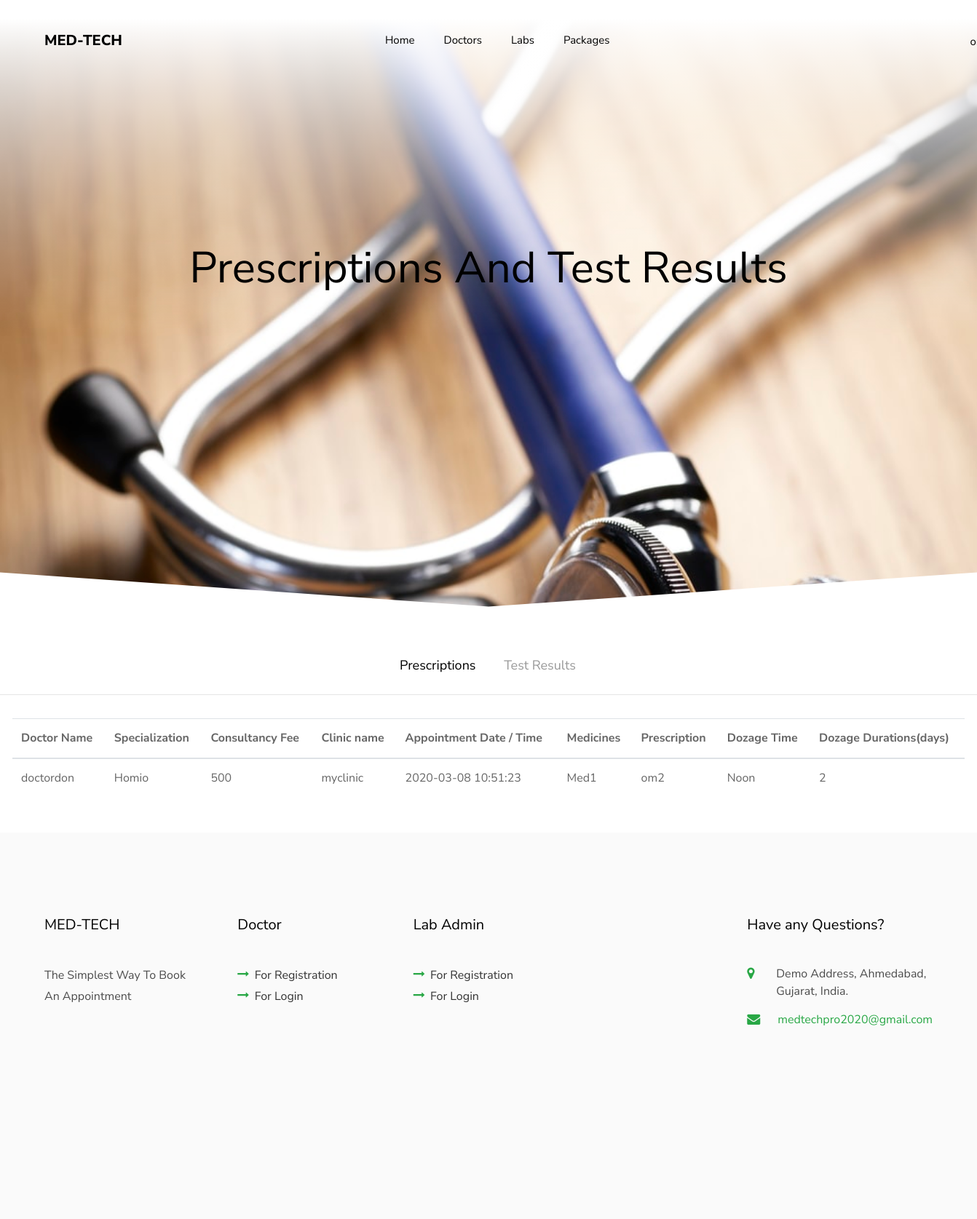
/presc_reports.php (signed in), run on the app's committed database.
### tables this page shows
CREATE TABLE `prescription_master` (
  `prec_id` int(3) NOT NULL,
  `u_id` int(3) NOT NULL,
  `d_id` int(3) NOT NULL,
  `c_id` int(3) NOT NULL,
  `d_a_id` int(50) NOT NULL,
  `Prescription` varchar(500) NOT NULL,
  `med_id` int(50) NOT NULL,
  `doz_id` int(50) NOT NULL,
  `ddd_id` int(50) NOT NULL,
  `prec_time` timestamp NOT NULL DEFAULT current_timestamp() ON UPDATE current_timestamp()
);

CREATE TABLE `user_master` (
  `u_id` int(3) NOT NULL,
  `u_type_id` int(11) NOT NULL,
  `u_img` varchar(1000) NOT NULL,
  `u_name` varchar(50) NOT NULL,
  `u_gender` varchar(6) DEFAULT NULL,
  `u_birthdate` date DEFAULT NULL,
  `u_addr` varchar(100) NOT NULL,
  `u_phn` bigint(10) NOT NULL,
  `u_bg` varchar(5) DEFAULT NULL,
  `allergy_id` int(11) NOT NULL,
  `u_email` varchar(25) NOT NULL,
  `u_pwd` varchar(50) NOT NULL,
  `area_id` int(11) NOT NULL,
  `u_is_verfied` int(11) NOT NULL,
  `u_is_active` int(11) NOT NULL,
  `u_is_autho` int(11) NOT NULL
);

CREATE TABLE `specialization_master` (
  `speci_id` int(3) NOT NULL,
  `speci_name` varchar(100) NOT NULL,
  `qualification` varchar(100) NOT NULL
);

CREATE TABLE `clinic_master` (
  `c_id` int(3) NOT NULL,
  `d_id` int(3) NOT NULL,
  `c_name` varchar(20) NOT NULL,
  `c_addr` varchar(100) NOT NULL,
  `c_mor_time` timestamp NULL DEFAULT NULL,
  `c_noon_time` timestamp NULL DEFAULT NULL,
  `old_case_price` int(11) DEFAULT NULL,
  `new_case_price` int(11) DEFAULT NULL,
  `area_id` int(3) NOT NULL,
  `c_auth_certi` varchar(1000) NOT NULL,
  `c_rating` int(11) NOT NULL
);

CREATE TABLE `medicine_master` (
  `med_id` int(50) NOT NULL,
  `med_name` varchar(50) NOT NULL
);

CREATE TABLE `dozage_master` (
  `doz_id` int(50) NOT NULL,
  `doz_time` varchar(50) NOT NULL
);

CREATE TABLE `doz_days` (
  `ddd_id` int(50) NOT NULL,
  `ddd_d` varchar(50) NOT NULL
);

### presc_reports.php (the view, shortened to what this page needs)
<!DOCTYPE html>
<html lang="en">
  <head>
    <link rel="stylesheet" href="medtech-css/open-iconic-bootstrap.min.css">
    <link rel="stylesheet" href="medtech-css/animate.css">
    <link rel="stylesheet" href="medtech-css/owl.carousel.min.css">
    <link rel="stylesheet" href="medtech-css/owl.theme.default.min.css">
    <link rel="stylesheet" href="medtech-css/magnific-popup.css">
    <link rel="stylesheet" href="medtech-css/aos.css">
    <link rel="stylesheet" href="medtech-css/ionicons.min.css">
    <link rel="stylesheet" href="medtech-css/bootstrap-datepicker.css">
    <link rel="stylesheet" href="medtech-css/jquery.timepicker.css">
    <link rel="stylesheet" href="medtech-css/flaticon.css">
    <link rel="stylesheet" href="medtech-css/icomoon.css">
    <link rel="stylesheet" href="medtech-css/style.css">
  </head>
  <body>
    <?php include("header.php"); ?>
    <div class="hero-wrap ftco-degree-bg" style="background-image: url('images/index.jpg');" data-stellar-background-ratio="0.5">
      <div class="overlay"></div>
      <div class="container">
        <div class="row no-gutters slider-text js-fullheight align-items-center justify-content-center">
          <div class="col-md-9 ftco-animate pb-5 text-center">
            <h1 class="mb-3 bread" >Prescriptions And Test Results</h1>
          </div>
        </div>
        </div>
      </div>
        <div class="row">
          <div class="col-md-12 pills">
            <div class="bd-example bd-example-tabs">
              <div class="d-flex justify-content-center">
                <ul class="nav nav-pills mb-3" id="pills-tab" role="tablist">
                  <li class="nav-item">
                    <a class="nav-link active" id="doc-description-tab" data-toggle="pill" href="#doc-appointment" role="tab" aria-controls="doc-description" aria-expanded="true">Prescriptions</a>
                  </li>
                  <li class="nav-item">
                    <a class="nav-link" id="test-description-tab" data-toggle="pill" href="#test-appointment" role="tab" aria-controls="test-description" aria-expanded="true">Test Results</a>
                  </li>
                </ul>
              </div>
              <div class="tab-content" id="appointment-tabContent">
                <div class="tab-pane fade show active" id="doc-appointment" role="tabpanel" aria-labelledby="doc-description-tab">
                  <div class="row">
                    <table class="table table-hover" id="sample-table-1">
                                <thead>
                                <tr>
                                    <th>Doctor Name</th>
                                    <th>Specialization</th>
                                    <th>Consultancy Fee</th>
                                    <th>Clinic name</th>
                                    <th>Appointment Date / Time </th>
                                    <th>Medicines</th>
                                    <th>Prescription</th>
                                    <th>Dozage Time</th>
                                    <th>Dozage Durations(days)</th>
                                </tr>
                                </thead>
                                <tbody>
                                <?php
                                $q1 = "select u.u_name,s.speci_name,c.c_name,c.old_case_price,m.med_name,dm.doz_time,dd.ddd_d,p.prec_time,p.Prescription from prescription_master p join doctor_master d on d.d_id = p.d_id join user_master u on d.u_id = u.u_id join user_master uu on p.u_id = uu.u_id join specialization_master s on d.speci_id = s.speci_id join clinic_master c on p.c_id = c.c_id join medicine_master m on p.med_id = m.med_id join dozage_master dm on p.doz_id = dm.doz_id join doz_days dd on p.ddd_id = dd.ddd_id WHERE uu.u_id='".$_SESSION['id']."' ORDER BY p.prec_time DESC";
                                $sql1= mysqli_query($conn,$q1);
                                while($row=mysqli_fetch_array($sql1))
                                {
                                    ?>
                                    <tr>
                                        <td ><?php echo $row['u_name']; ?></td>
                                        <td><?php echo $row['speci_name'];?></td>
                                        <td><?php echo $row['old_case_price'];?></td>
                                        <td><?php echo $row['c_name'];?></td>
                                        <td><?php echo $row['prec_time'];?>
                                        </td>
                                        <td><?php echo $row['med_name'];?></td>
                                        <td><?php echo $row['Prescription'];?></td>
                                        <td><?php echo $row['doz_time'];?></td>
                                        <td><?php echo $row['ddd_d'];?></td>
                                                                           </tr>
                                    <?php
                                }?>
                                </tbody>
                            </table>
                  </div>
                </div>
              </div>
            </div>
          </div>
        </div>
   <?php include'footer.php'; ?>
  </body>
</html>

### data on the page
prescription_master: user_master.u_name "doctordon", specialization_master.speci_name "Homio", c.old_case_price "500", c.c_name "myclinic", prec_time "2020-03-08 10:51:23", med.med_name "Med1", Prescription "om2", doz.doz_time "Noon", ddd.ddd_d "2"
